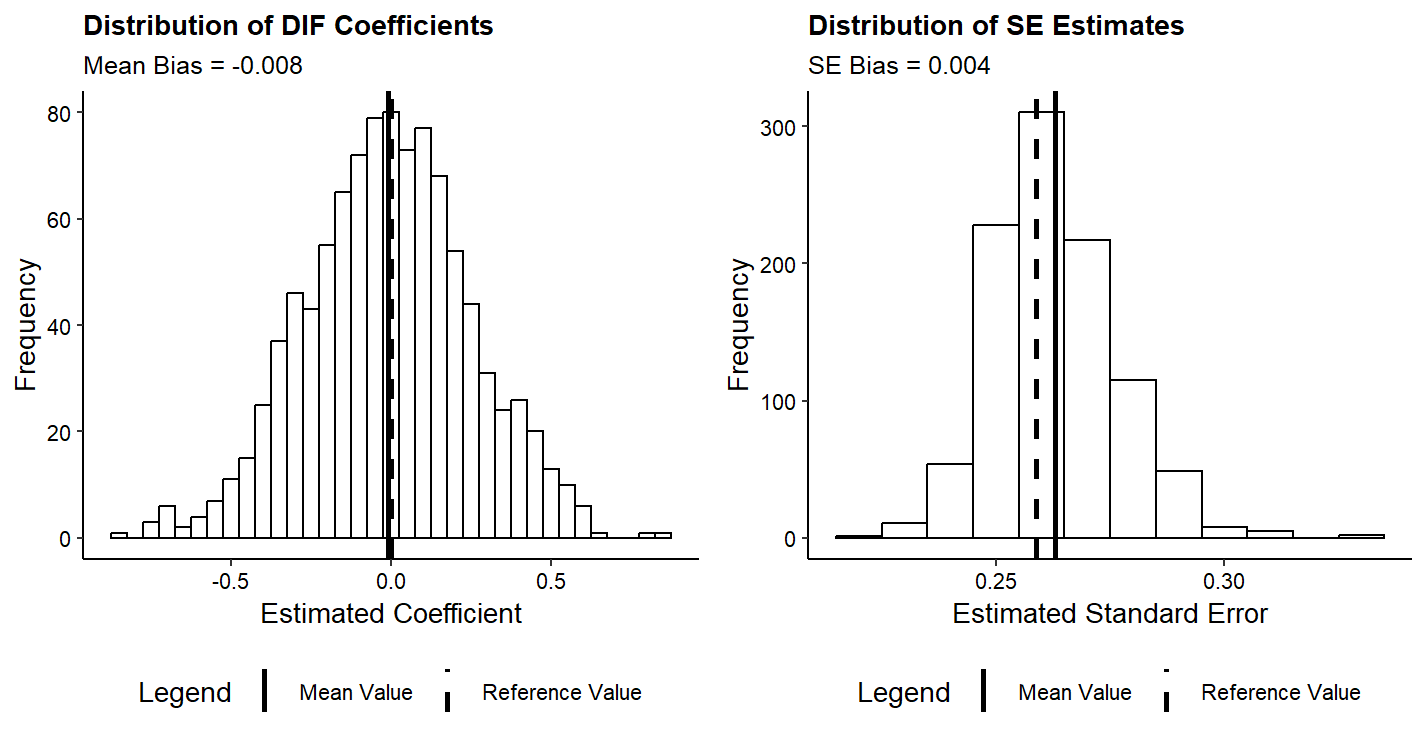

Source code (R):
library(lme4)
library(tidyverse)
library(gridExtra) # For arranging plots

# ==============================================================================
# Simulation Settings
# ==============================================================================

# Number of simulations
n_sim <- 1000

# Number of persons (Reference and Focal groups)
n_ref <- 500
n_focal <- 500
n_total <- n_ref + n_focal

# Number of items (Short test length as requested)
n_items <- 10

# Item Difficulties (b parameters)
# Including extreme values (-3 and 3) as requested
item_difficulties <- seq(-3, 3, length.out = n_items)

# Identify the target item for DIF investigation
# We will target the most difficult item (difficulty = 3)
target_item_index <- 10 
target_item_name <- paste0("Item", target_item_index)

# True DIF size (Set to 0 to investigate Type I error / Bias under Null)
true_dif_size <- 0

# Group difference in latent trait mean (Impact)
mean_diff <- 0 

# ==============================================================================
# Simulation Loop
# ==============================================================================

# Initialize data frame to store estimates and standard errors
results_df <- data.frame(
  estimate = numeric(n_sim),
  std_error = numeric(n_sim)
)

set.seed(12345) # For reproducibility

cat("Starting simulation with nAGQ = 0...\n")

for (i in 1:n_sim) {
  
  if (i %% 100 == 0) cat("Iteration:", i, "/", n_sim, "\n")
  
  # -------------------------------------------------------
  # 1. Data Generation
  # -------------------------------------------------------
  
  # Generate Person Abilities (Theta)
  theta_ref <- rnorm(n_ref, mean = 0, sd = 1)
  theta_focal <- rnorm(n_focal, mean = mean_diff, sd = 1)
  thetas <- c(theta_ref, theta_focal)
  
  # Create Person ID and Group labels (0 = Reference, 1 = Focal)
  person_id <- 1:n_total
  group_vec <- c(rep(0, n_ref), rep(1, n_focal))
  
  # Generate Responses based on 1PL (Rasch) Model
  response_matrix <- matrix(NA, nrow = n_total, ncol = n_items)
  
  for (j in 1:n_items) {
    b <- item_difficulties[j]
    
    # Add DIF effect only for the target item in the focal group
    current_dif <- if (j == target_item_index) true_dif_size else 0
    
    # Calculate linear predictor
    eta <- thetas - b + (current_dif * group_vec)
    
    # Probability
    prob <- 1 / (1 + exp(-eta))
    
    # Bernoulli trial
    response_matrix[, j] <- rbinom(n_total, 1, prob)
  }
  
  # -------------------------------------------------------
  # 2. Data Formatting (Wide to Long)
  # -------------------------------------------------------
  
  df_wide <- data.frame(id = person_id, group = group_vec, response_matrix)
  colnames(df_wide)[3:(2 + n_items)] <- paste0("Item", 1:n_items)
  
  df_long <- df_wide %>%
    pivot_longer(cols = starts_with("Item"), names_to = "item", values_to = "response") %>%
    mutate(
      id = factor(id),
      item = factor(item),
      # Construct the DIF indicator (Covariate)
      dif_flag = ifelse(group == 1 & item == target_item_name, 1, 0)
    )
  
  # -------------------------------------------------------
  # 3. Model Fitting with glmer (nAGQ = 0)
  # -------------------------------------------------------
  
  suppressMessages({
    fit <- try(glmer(response ~ -1 + item + group + dif_flag + (1 | id),
                     data = df_long,
                     family = binomial,
                     nAGQ = 0), silent = TRUE)
  })
  
  if (inherits(fit, "try-error")) {
    results_df[i, ] <- NA 
  } else {
    # Extract coefficient and standard error
    summ <- summary(fit)
    coefs <- summ$coefficients
    
    if ("dif_flag" %in% rownames(coefs)) {
      results_df[i, "estimate"] <- coefs["dif_flag", "Estimate"]
      results_df[i, "std_error"] <- coefs["dif_flag", "Std. Error"]
    } else {
      results_df[i, ] <- NA
    }
  }
}

# Remove any failed convergences
results_clean <- na.omit(results_df)

# ==============================================================================
# Analysis
# ==============================================================================

# --- Analysis 1: Coefficient Bias ---
mean_est <- mean(results_clean$estimate)
bias_est <- mean_est - true_dif_size
mse_est <- mean((results_clean$estimate - true_dif_size)^2)

# --- Analysis 2: Standard Error Bias ---
# The "True" SE is approximated by the Empirical SD of the estimates
empirical_se <- sd(results_clean$estimate)
mean_est_se <- mean(results_clean$std_error)
bias_se <- mean_est_se - empirical_se
# Relative Bias of SE (%)
rel_bias_se <- (bias_se / empirical_se) * 100

cat("\nSimulation Results (nAGQ = 0):\n")
cat("------------------------------------------------\n")
cat("Coefficient Estimates:\n")
cat("  True DIF Value:       ", true_dif_size, "\n")
cat("  Mean Estimate:        ", round(mean_est, 4), "\n")
cat("  Bias (Coef):          ", round(bias_est, 4), "\n")
cat("  MSE:                  ", round(mse_est, 4), "\n")
cat("------------------------------------------------\n")
cat("Standard Error Estimates:\n")
cat("  Empirical SD (True):  ", round(empirical_se, 4), "\n")
cat("  Mean Estimated SE:    ", round(mean_est_se, 4), "\n")
cat("  Bias (SE):            ", round(bias_se, 4), "\n")
cat("  Relative Bias (SE) %: ", round(rel_bias_se, 2), "%\n")
cat("------------------------------------------------\n")

# ==============================================================================
# Plotting
# ==============================================================================

# Common theme for consistency
common_theme <- theme_classic() +
  theme(
    plot.title = element_text(face = "bold", size = 11),
    plot.subtitle = element_text(size = 10),
    legend.position = "bottom",
    axis.text = element_text(color = "black")
  )

# --- Plot 1: Distribution of Estimates ---
# We use a dummy data frame for the legend lines to ensure consistency
lines_est <- data.frame(
  xintercept = c(mean_est, true_dif_size),
  Type = c("Mean Estimate", "Reference (True Value)")
)

p1 <- ggplot(results_clean, aes(x = estimate)) +
  geom_histogram(binwidth = 0.05, fill = "white", color = "black") +
  # Use manual color/linetype mapping for legend consistency
  geom_vline(aes(xintercept = mean_est, linetype = "Mean", color = "Mean"), size = 1) +
  geom_vline(aes(xintercept = true_dif_size, linetype = "Reference", color = "Reference"), size = 1) +
  scale_linetype_manual(name = "Legend", 
                        values = c("Mean" = "solid", "Reference" = "dashed"),
                        labels = c("Mean Value", "Reference Value")) +
  scale_color_manual(name = "Legend", 
                     values = c("Mean" = "black", "Reference" = "black"),
                     labels = c("Mean Value", "Reference Value")) +
  labs(title = "Distribution of DIF Coefficients",
       subtitle = paste0("Mean Bias = ", round(bias_est, 3)),
       x = "Estimated Coefficient",
       y = "Frequency") +
  common_theme

# --- Plot 2: Distribution of Standard Errors ---
# Reference here is the Empirical SD
p2 <- ggplot(results_clean, aes(x = std_error)) +
  geom_histogram(binwidth = 0.01, fill = "white", color = "black") +
  geom_vline(aes(xintercept = mean_est_se, linetype = "Mean", color = "Mean"), size = 1) +
  geom_vline(aes(xintercept = empirical_se, linetype = "Reference", color = "Reference"), size = 1) +
  scale_linetype_manual(name = "Legend", 
                        values = c("Mean" = "solid", "Reference" = "dashed"),
                        labels = c("Mean Value", "Reference Value")) +
  scale_color_manual(name = "Legend", 
                     values = c("Mean" = "black", "Reference" = "black"),
                     labels = c("Mean Value", "Reference Value")) +
  labs(title = "Distribution of SE Estimates",
       subtitle = paste0("SE Bias = ", round(bias_se, 3)),
       x = "Estimated Standard Error",
       y = "Frequency") +
  common_theme

# Arrange and Print Plots
# Note: In PQL/nAGQ=0, SEs are often underestimated (Mean SE < Empirical SD)
grid.arrange(p1, p2, ncol = 2)
